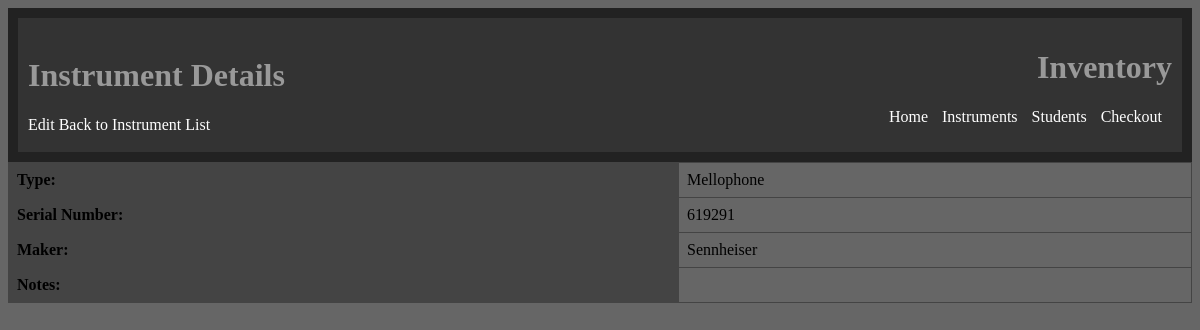
The page /instruments/44/ on the database its author committed.
### instruments/models.py (models this page shows, shortened)
class Instrument(models.Model):
    id = models.AutoField(primary_key=True, blank=False)
    type = models.CharField(max_length=50, blank=False)
    serial_num = models.CharField(max_length=50, blank=True)
    maker = models.CharField(max_length=50, blank=False)
    notes = models.CharField(max_length=200, blank=True)

### instruments/views.py (the view)
# urls.py: path('instruments/<int:instrument_id>/', views.view_instrument, name='view_instrument'),
def view_instrument(request, instrument_id):
    instrument = get_object_or_404(Instrument, pk=instrument_id)
    return render(request, 'instruments/view_instrument.html', {'instrument': instrument})

### instruments/templates/instruments/view_instrument.html
{% extends 'base.html' %}
{% block header %}
    <h1>Instrument Details</h1>
    <a href="{% url 'instruments:edit_instrument' instrument.id %}">Edit</a>
    <a href="{% url 'instruments:instrument_index' %}">Back to Instrument List</a>
{% endblock %}
{% block content %}
    <table>
        <tr>
            <th>Type:</th>
            <td>{{ instrument.type }}</td>
        </tr>
        <tr>
            <th>Serial Number:</th>
            <td>{{ instrument.serial_num }}</td>
        </tr>
        <tr>
            <th>Maker:</th>
            <td>{{ instrument.maker }}</td>
        </tr>
        <tr>
            <th>Notes:</th>
            <td>{{ instrument.notes }}</td>
        </tr>
    </table>
{% endblock %}

### static/css/styles.css (style rules this page uses)
table { border-collapse: collapse; width: 100%; }
th, td { border: 1px solid #444; background-color: #666; text-align: left; padding: 8px; }
th { background-color: #444; }
a { color: #fff; text-decoration: slateblue; }
body { background-color: #666; }

### rows shown on the page
Instrument: type "Mellophone", serial_num "619291", maker "Sennheiser"
